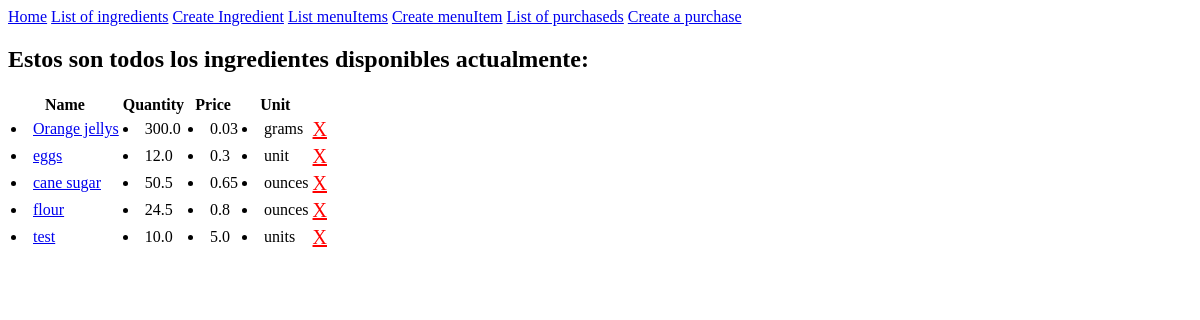
The app's page /ingredients-list with its own data.
### inventory/models.py (models this page shows, shortened)
class Ingredient(models.Model):
    name = models.CharField(max_length=20)
    quantity = models.FloatField(default=0)
    price = models.FloatField(default=0)
    unit = models.CharField(max_length=10, blank=True)

### inventory/views.py (the view)
# urls.py: path("ingredients-list", views.IngredientView.as_view(), name="ingredients"),
class IngredientView(ListView):
  model = Ingredient
  template_name = "inventory/ingredients_list.html"

### inventory/templates/inventory/ingredients_list.html
{% extends 'inventory/base.html' %}
{% load static %}
{% block head %}
<link rel="stylesheet" href="{% static 'inventory/style.css' %}">
{% endblock %}
{% block content %}
<h2> Estos son todos los ingredientes disponibles actualmente:</h2>
<table class="line-table">
    <thead>
      <tr>
        <th>Name</th>
        <th>Quantity</th>
        <th>Price</th>
        <th>Unit</th>
      </tr>
    </thead>
    <tbody>
    {% for key in object_list %}
      <tr>
        <td>
          <li><a href="{% url 'updateIngredient' key.id %}">{{ key.name }}</a></li>
        </td>
        <td>
            <li>{{ key.quantity }}</li>
        </td>
        <td>
            <li>{{ key.price }}</li>
        </td>
        <td>
            <li>{{ key.unit }}</li>
        </td>
        <td>
          <a id= "xbutton" href="{% url 'deleteIngredient' key.id %}">X</a>
      </td>
      </tr>
    {% endfor %}
    </tbody>
  </table>
{% endblock %}

### inventory/static/inventory/style.css (style rules this page uses)
#xbutton { font-size: 20px; color: red; }

### records on screen
Ingredient: name "Orange jellys", quantity "300.0", price "0.03", unit "grams"
Ingredient: name "eggs", quantity "12.0", price "0.3", unit "unit"
Ingredient: name "cane sugar", quantity "50.5", price "0.65", unit "ounces"
Ingredient: name "flour", quantity "24.5", price "0.8", unit "ounces"
Ingredient: name "test", quantity "10.0", price "5.0", unit "units"
